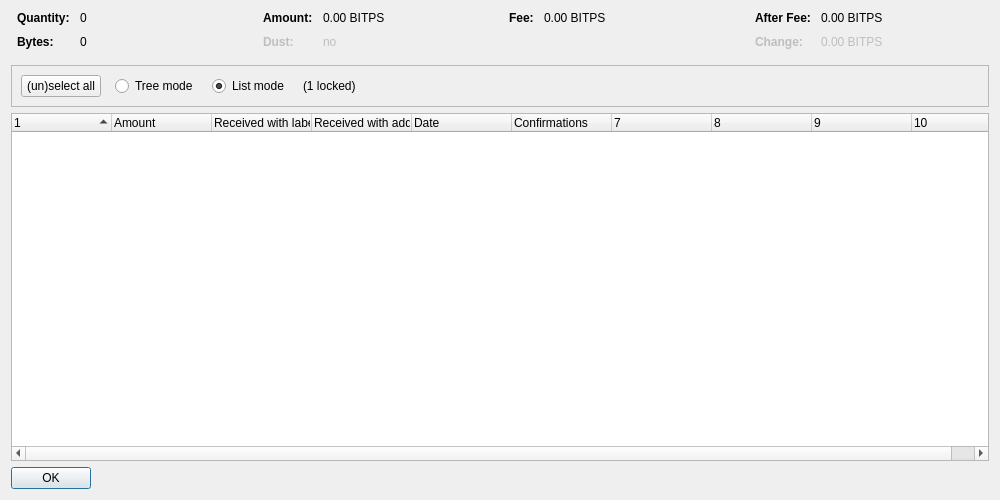
<?xml version="1.0" encoding="UTF-8"?>
<ui version="4.0">
 <class>CoinControlDialog</class>
 <widget class="QDialog" name="CoinControlDialog">
  <property name="geometry">
   <rect>
    <x>0</x>
    <y>0</y>
    <width>1000</width>
    <height>500</height>
   </rect>
  </property>
  <property name="windowTitle">
   <string>Coin Selection</string>
  </property>
  <layout class="QVBoxLayout" name="verticalLayout">
   <item>
    <layout class="QHBoxLayout" name="horizontalLayoutTop" stretch="0,0,0,0">
     <property name="topMargin">
      <number>0</number>
     </property>
     <property name="bottomMargin">
      <number>10</number>
     </property>
     <item>
      <layout class="QFormLayout" name="formLayoutCoinControl1">
       <property name="horizontalSpacing">
        <number>10</number>
       </property>
       <property name="verticalSpacing">
        <number>10</number>
       </property>
       <property name="leftMargin">
        <number>6</number>
       </property>
       <property name="rightMargin">
        <number>6</number>
       </property>
       <item row="0" column="0">
        <widget class="QLabel" name="labelCoinControlQuantityText">
         <property name="font">
          <font>
           <weight>75</weight>
           <bold>true</bold>
          </font>
         </property>
         <property name="text">
          <string>Quantity:</string>
         </property>
        </widget>
       </item>
       <item row="0" column="1">
        <widget class="QLabel" name="labelCoinControlQuantity">
         <property name="cursor">
          <cursorShape>IBeamCursor</cursorShape>
         </property>
         <property name="contextMenuPolicy">
          <enum>Qt::ActionsContextMenu</enum>
         </property>
         <property name="text">
          <string notr="true">0</string>
         </property>
         <property name="textInteractionFlags">
          <set>Qt::LinksAccessibleByMouse|Qt::TextSelectableByKeyboard|Qt::TextSelectableByMouse</set>
         </property>
        </widget>
       </item>
       <item row="1" column="0">
        <widget class="QLabel" name="labelCoinControlBytesText">
         <property name="font">
          <font>
           <weight>75</weight>
           <bold>true</bold>
          </font>
         </property>
         <property name="text">
          <string>Bytes:</string>
         </property>
        </widget>
       </item>
       <item row="1" column="1">
        <widget class="QLabel" name="labelCoinControlBytes">
         <property name="cursor">
          <cursorShape>IBeamCursor</cursorShape>
         </property>
         <property name="contextMenuPolicy">
          <enum>Qt::ActionsContextMenu</enum>
         </property>
         <property name="text">
          <string notr="true">0</string>
         </property>
         <property name="textInteractionFlags">
          <set>Qt::LinksAccessibleByMouse|Qt::TextSelectableByKeyboard|Qt::TextSelectableByMouse</set>
         </property>
        </widget>
       </item>
      </layout>
     </item>
     <item>
      <layout class="QFormLayout" name="formLayoutCoinControl2">
       <property name="horizontalSpacing">
        <number>10</number>
       </property>
       <property name="verticalSpacing">
        <number>10</number>
       </property>
       <property name="leftMargin">
        <number>6</number>
       </property>
       <property name="rightMargin">
        <number>6</number>
       </property>
       <item row="0" column="0">
        <widget class="QLabel" name="labelCoinControlAmountText">
         <property name="font">
          <font>
           <weight>75</weight>
           <bold>true</bold>
          </font>
         </property>
         <property name="text">
          <string>Amount:</string>
         </property>
        </widget>
       </item>
       <item row="0" column="1">
        <widget class="QLabel" name="labelCoinControlAmount">
         <property name="cursor">
          <cursorShape>IBeamCursor</cursorShape>
         </property>
         <property name="contextMenuPolicy">
          <enum>Qt::ActionsContextMenu</enum>
         </property>
         <property name="text">
          <string notr="true">0.00 BITPS</string>
         </property>
         <property name="textInteractionFlags">
          <set>Qt::LinksAccessibleByMouse|Qt::TextSelectableByKeyboard|Qt::TextSelectableByMouse</set>
         </property>
        </widget>
       </item>
       <item row="1" column="0">
        <widget class="QLabel" name="labelCoinControlLowOutputText">
         <property name="enabled">
          <bool>false</bool>
         </property>
         <property name="font">
          <font>
           <weight>75</weight>
           <bold>true</bold>
          </font>
         </property>
         <property name="text">
          <string>Dust:</string>
         </property>
        </widget>
       </item>
       <item row="1" column="1">
        <widget class="QLabel" name="labelCoinControlLowOutput">
         <property name="enabled">
          <bool>false</bool>
         </property>
         <property name="cursor">
          <cursorShape>IBeamCursor</cursorShape>
         </property>
         <property name="contextMenuPolicy">
          <enum>Qt::ActionsContextMenu</enum>
         </property>
         <property name="text">
          <string notr="true">no</string>
         </property>
         <property name="textInteractionFlags">
          <set>Qt::LinksAccessibleByMouse|Qt::TextSelectableByKeyboard|Qt::TextSelectableByMouse</set>
         </property>
        </widget>
       </item>
      </layout>
     </item>
     <item>
      <layout class="QFormLayout" name="formLayoutCoinControl3">
       <property name="horizontalSpacing">
        <number>10</number>
       </property>
       <property name="verticalSpacing">
        <number>10</number>
       </property>
       <property name="leftMargin">
        <number>6</number>
       </property>
       <property name="rightMargin">
        <number>6</number>
       </property>
       <item row="0" column="0">
        <widget class="QLabel" name="labelCoinControlFeeText">
         <property name="font">
          <font>
           <weight>75</weight>
           <bold>true</bold>
          </font>
         </property>
         <property name="text">
          <string>Fee:</string>
         </property>
        </widget>
       </item>
       <item row="0" column="1">
        <widget class="QLabel" name="labelCoinControlFee">
         <property name="cursor">
          <cursorShape>IBeamCursor</cursorShape>
         </property>
         <property name="contextMenuPolicy">
          <enum>Qt::ActionsContextMenu</enum>
         </property>
         <property name="text">
          <string notr="true">0.00 BITPS</string>
         </property>
         <property name="textInteractionFlags">
          <set>Qt::LinksAccessibleByMouse|Qt::TextSelectableByKeyboard|Qt::TextSelectableByMouse</set>
         </property>
        </widget>
       </item>
      </layout>
     </item>
     <item>
      <layout class="QFormLayout" name="formLayoutCoinControl4">
       <property name="horizontalSpacing">
        <number>10</number>
       </property>
       <property name="verticalSpacing">
        <number>10</number>
       </property>
       <property name="leftMargin">
        <number>6</number>
       </property>
       <property name="rightMargin">
        <number>6</number>
       </property>
       <item row="0" column="0">
        <widget class="QLabel" name="labelCoinControlAfterFeeText">
         <property name="font">
          <font>
           <weight>75</weight>
           <bold>true</bold>
          </font>
         </property>
         <property name="text">
          <string>After Fee:</string>
         </property>
        </widget>
       </item>
       <item row="0" column="1">
        <widget class="QLabel" name="labelCoinControlAfterFee">
         <property name="cursor">
          <cursorShape>IBeamCursor</cursorShape>
         </property>
         <property name="contextMenuPolicy">
          <enum>Qt::ActionsContextMenu</enum>
         </property>
         <property name="text">
          <string notr="true">0.00 BITPS</string>
         </property>
         <property name="textInteractionFlags">
          <set>Qt::LinksAccessibleByMouse|Qt::TextSelectableByKeyboard|Qt::TextSelectableByMouse</set>
         </property>
        </widget>
       </item>
       <item row="1" column="0">
        <widget class="QLabel" name="labelCoinControlChangeText">
         <property name="enabled">
          <bool>false</bool>
         </property>
         <property name="font">
          <font>
           <weight>75</weight>
           <bold>true</bold>
          </font>
         </property>
         <property name="text">
          <string>Change:</string>
         </property>
        </widget>
       </item>
       <item row="1" column="1">
        <widget class="QLabel" name="labelCoinControlChange">
         <property name="enabled">
          <bool>false</bool>
         </property>
         <property name="cursor">
          <cursorShape>IBeamCursor</cursorShape>
         </property>
         <property name="contextMenuPolicy">
          <enum>Qt::ActionsContextMenu</enum>
         </property>
         <property name="text">
          <string notr="true">0.00 BITPS</string>
         </property>
         <property name="textInteractionFlags">
          <set>Qt::LinksAccessibleByMouse|Qt::TextSelectableByKeyboard|Qt::TextSelectableByMouse</set>
         </property>
        </widget>
       </item>
      </layout>
     </item>
    </layout>
   </item>
   <item>
    <widget class="QFrame" name="frame">
     <property name="minimumSize">
      <size>
       <width>0</width>
       <height>40</height>
      </size>
     </property>
     <property name="frameShape">
      <enum>QFrame::StyledPanel</enum>
     </property>
     <property name="frameShadow">
      <enum>QFrame::Sunken</enum>
     </property>
     <layout class="QHBoxLayout" name="horizontalLayout">
      <item>
       <layout class="QHBoxLayout" name="horizontalLayoutPanel" stretch="0,0,0,0,0">
        <property name="spacing">
         <number>14</number>
        </property>
        <item>
         <widget class="QPushButton" name="pushButtonSelectAll">
          <property name="sizePolicy">
           <sizepolicy hsizetype="Maximum" vsizetype="Fixed">
            <horstretch>0</horstretch>
            <verstretch>0</verstretch>
           </sizepolicy>
          </property>
          <property name="text">
           <string>(un)select all</string>
          </property>
          <property name="autoDefault">
           <bool>false</bool>
          </property>
         </widget>
        </item>
        <item>
         <widget class="QRadioButton" name="radioTreeMode">
          <property name="sizePolicy">
           <sizepolicy hsizetype="Maximum" vsizetype="Fixed">
            <horstretch>0</horstretch>
            <verstretch>0</verstretch>
           </sizepolicy>
          </property>
          <property name="text">
           <string>Tree mode</string>
          </property>
         </widget>
        </item>
        <item>
         <widget class="QRadioButton" name="radioListMode">
          <property name="sizePolicy">
           <sizepolicy hsizetype="Maximum" vsizetype="Fixed">
            <horstretch>0</horstretch>
            <verstretch>0</verstretch>
           </sizepolicy>
          </property>
          <property name="text">
           <string>List mode</string>
          </property>
          <property name="checked">
           <bool>true</bool>
          </property>
         </widget>
        </item>
        <item>
         <widget class="QLabel" name="labelLocked">
          <property name="text">
           <string notr="true">(1 locked)</string>
          </property>
         </widget>
        </item>
        <item>
         <spacer name="horizontalSpacer">
          <property name="orientation">
           <enum>Qt::Horizontal</enum>
          </property>
          <property name="sizeHint" stdset="0">
           <size>
            <width>40</width>
            <height>20</height>
           </size>
          </property>
         </spacer>
        </item>
       </layout>
      </item>
     </layout>
    </widget>
   </item>
   <item>
    <widget class="CoinControlTreeWidget" name="treeWidget">
     <property name="contextMenuPolicy">
      <enum>Qt::CustomContextMenu</enum>
     </property>
     <property name="sortingEnabled">
      <bool>false</bool>
     </property>
     <property name="columnCount">
      <number>10</number>
     </property>
     <attribute name="headerShowSortIndicator" stdset="0">
      <bool>true</bool>
     </attribute>
     <attribute name="headerStretchLastSection">
      <bool>false</bool>
     </attribute>
     <column>
      <property name="text">
       <string/>
      </property>
     </column>
     <column>
      <property name="text">
       <string>Amount</string>
      </property>
     </column>
     <column>
      <property name="text">
       <string>Received with label</string>
      </property>
     </column>
     <column>
      <property name="text">
       <string>Received with address</string>
      </property>
     </column>
     <column>
      <property name="text">
       <string>Date</string>
      </property>
     </column>
     <column>
      <property name="text">
       <string>Confirmations</string>
      </property>
      <property name="toolTip">
       <string>Confirmed</string>
      </property>
     </column>
     <column>
      <property name="text">
       <string/>
      </property>
     </column>
     <column>
      <property name="text">
       <string/>
      </property>
     </column>
     <column>
      <property name="text">
       <string/>
      </property>
     </column>
     <column>
      <property name="text">
       <string/>
      </property>
     </column>
    </widget>
   </item>
   <item>
    <widget class="QDialogButtonBox" name="buttonBox">
     <property name="sizePolicy">
      <sizepolicy hsizetype="Maximum" vsizetype="Fixed">
       <horstretch>0</horstretch>
       <verstretch>0</verstretch>
      </sizepolicy>
     </property>
     <property name="orientation">
      <enum>Qt::Horizontal</enum>
     </property>
     <property name="standardButtons">
      <set>QDialogButtonBox::Ok</set>
     </property>
    </widget>
   </item>
  </layout>
 </widget>
 <customwidgets>
  <customwidget>
   <class>CoinControlTreeWidget</class>
   <extends>QTreeWidget</extends>
   <header>qt/coincontroltreewidget.h</header>
  </customwidget>
 </customwidgets>
 <resources/>
 <connections/>
</ui>
